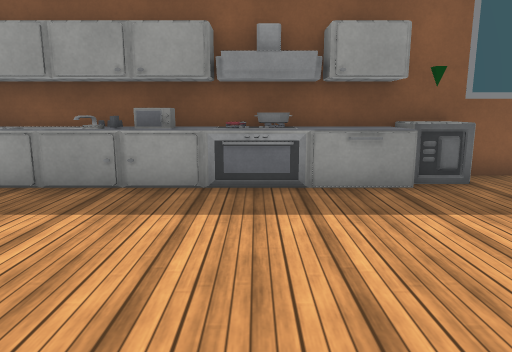
[1] (above)

16 first-person views from a walk through a 3-D level made in the Unity game engine. The camera is 1.3 m above the floor, tilts 10° down and sees 70° across. The floor is counted in squares, 1 m on a side. Each view is taken from the middle of a square. On the plan, view 1 faces up. The plan holds only what a view shows up to about 15 squares ahead; the rest is blank. The place goes on beyond the plan. The player character is not drawn. Some surface patterns are stand-ins.

[2]
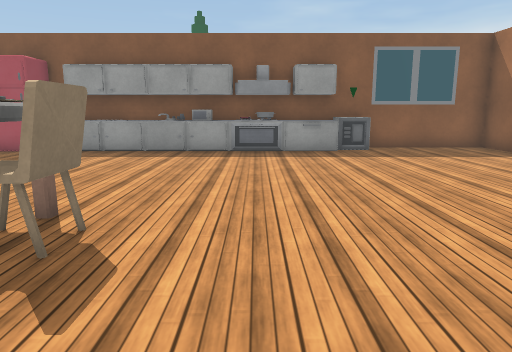

[3]
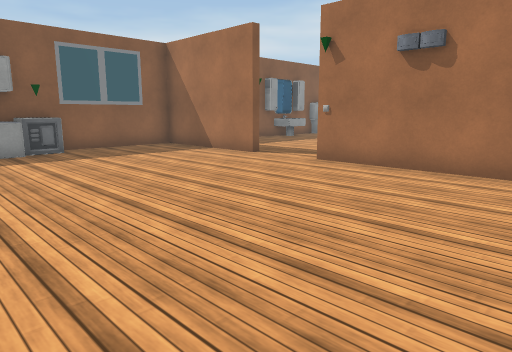

[4]
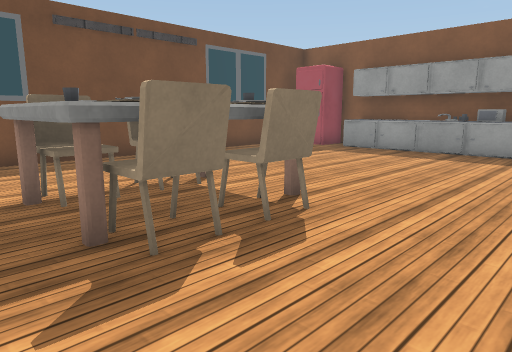

[5]
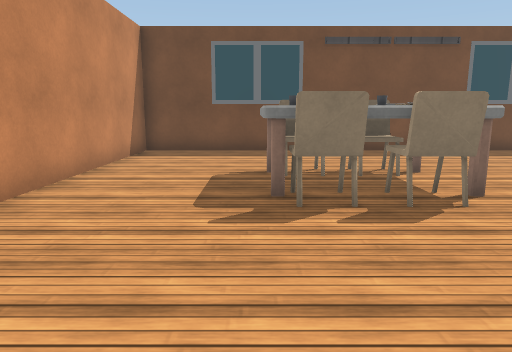

[6]
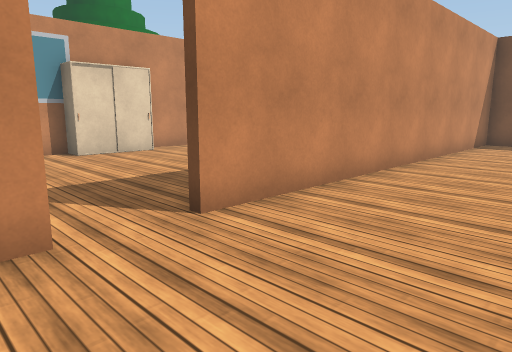

[7]
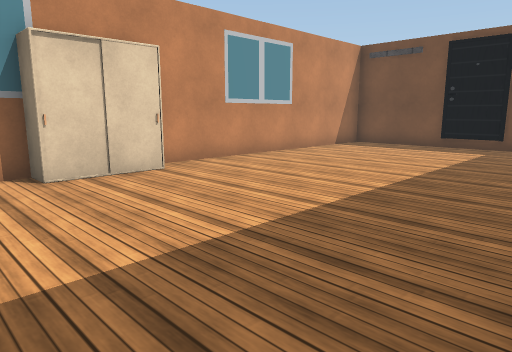

[8]
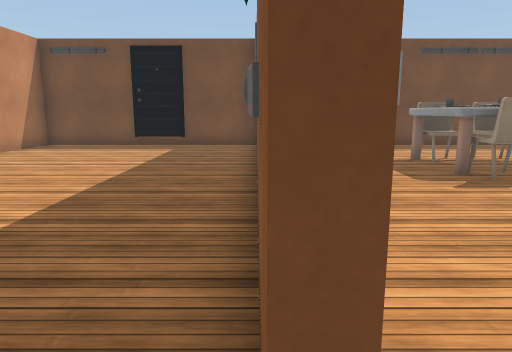

[9]
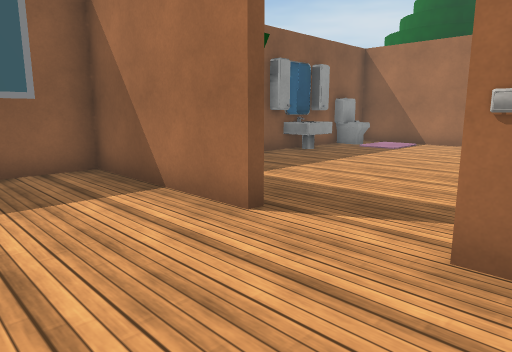

[10]
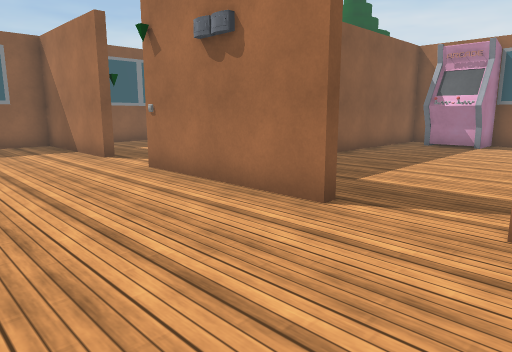

[11]
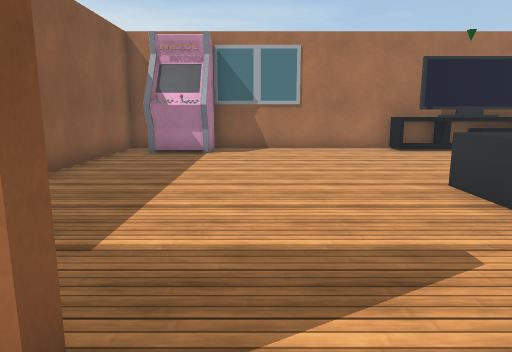

[12]
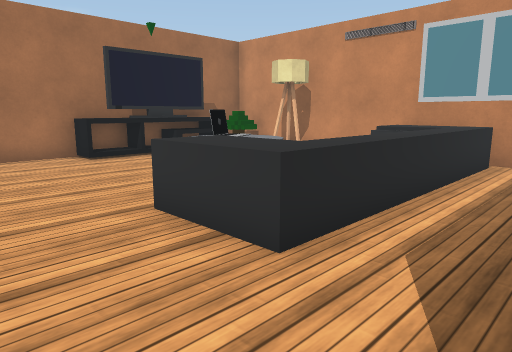

[13]
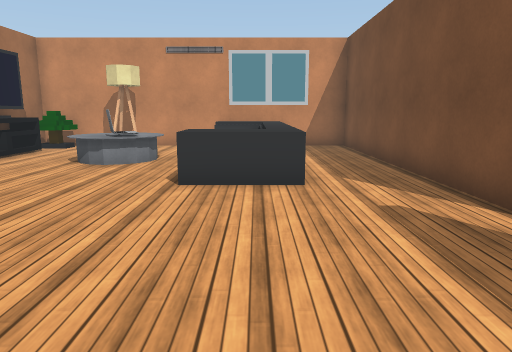

[14]
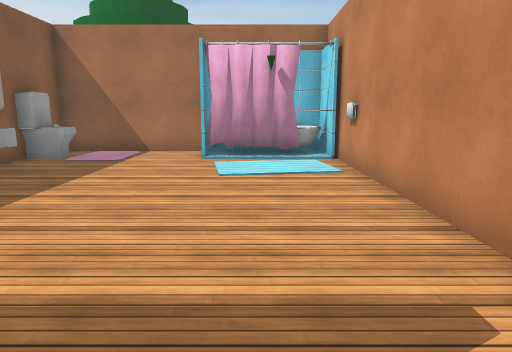

[15]
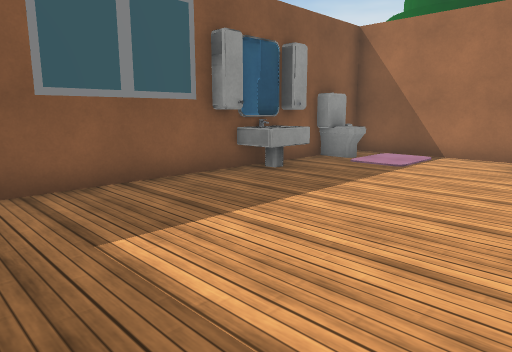

[16]
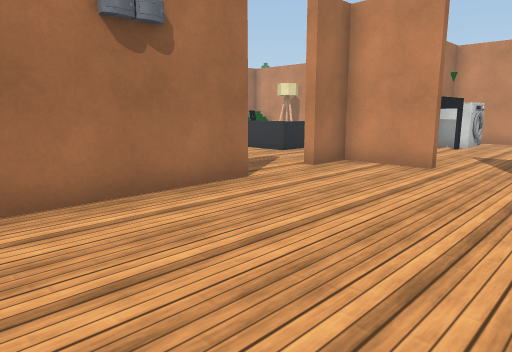

### Floor plan
Points are (right, up) in squares from view 1. A wall is a line through its corners. A room is listed if a view was taken in it or the views show most of it. See-through windows are left out.
Room 1 (views 1, 2, 3, 4, 5, 6, 7, 8, 9, 10, 11, 14, 15, 16)
walls: (4.4, -9) (1, -9); (8.3, -4.6) (8.3, 0); (6, -8.7) (8.3, -8.7) (8.3, -7.2); (8.3, 3.4) (8.3, 7.4) (-7.2, 7.4); (11.1, -1.3) (18.5, -1.3); (-9.4, 0.4) (-9.4, -8.7) (4.4, -8.7); (-9.4, -8.9) (-9.4, -17.2) (0.1, -17.2); (-9.4, 4.9) (-9.4, 2.6); (3, -17.2) (3.9, -17.2); (15.6, 7.4) (10, 7.4); (20.1, 2.8) (20.1, 7.4)
low walls: (2.8, 6.1) (-2.5, 6.1); (-3.4, 6.1) (-6.5, 6.1); (-3.4, 7.2) (-4.5, 7.2)
ways out: opening at (9, -6) to room 2
objects: fridge (-8, 7); chair (-5, -5) to (-2, -2); other object (-3, 6); other object (-3, 7); microwave (-2, 7); other object (0, 6); washer (3, 7) to (4, 7); table (7, -14) to (8, -12); sink (14, 7) to (17, 7); carpet (17, -1) to (18, 0); other object (18, -1) to (19, 2); other object (18, 6) to (19, 7)
Room 2 (views 12, 13)
walls: (8.6, -7.8) (8.6, -13.5); (20.1, -11.5) (20.1, -4.5); (8.6, -16.4) (8.6, -17.2) (20.1, -17.2) (20.1, -14.4); (20.1, -1.5) (14.1, -1.5); (6, -17.2) (7.4, -17.2)
ways out: opening at (9, -6) to room 1
objects: washer (7, -16) to (8, -15); table (15, -14) to (17, -13); laptop (15, -13) to (16, -12); lamp (17, -16); other object (18, -4) to (19, -3); tree (19, -16); other object (19, -15) to (20, -11)

Positions as (right, up) in squares from view 1, and headings:
1: (0, 0), facing up
2: (0, -6), facing up
3: (0, -6), facing up-right
4: (1, -6), facing up-left
5: (3, -5), facing left
6: (7, -5), facing down-left
7: (5, -9), facing down-left
8: (5, -9), facing left
9: (5, -1), facing up-right
10: (4, -8), facing up-right
11: (7, -6), facing right
12: (9, -7), facing down-right
13: (12, -3), facing down
14: (8, 1), facing right
15: (9, 1), facing up-right
16: (3, 0), facing down-right
